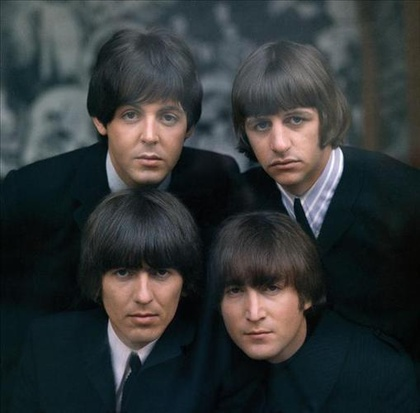
%> input picture hw4/a.jpeg, 420 x 413 px, shrunk from 509 x 500 before the run
$ octave --eval "result = dct_lh(imread('../hw4/a.jpeg'));"   (GNU Octave 9; MATLAB toolbox functions it lacks are replaced by stand-ins)
%> lines starting %> are read from the running program, lines starting %| are printed output that depends on the picture
function y = dct_lh(x)
%DCT_LH 此处显示有关此函数的摘要
%   此处显示详细说明
load("JpegCoeff.mat");
W=ceil(size(x,2)/8);
%> W = 53
H=ceil(size(x,1)/8);
%> H = 52
extend=padarray(x,[H*8-size(x,1),W*8-size(x,2)],...
    "replicate","post");
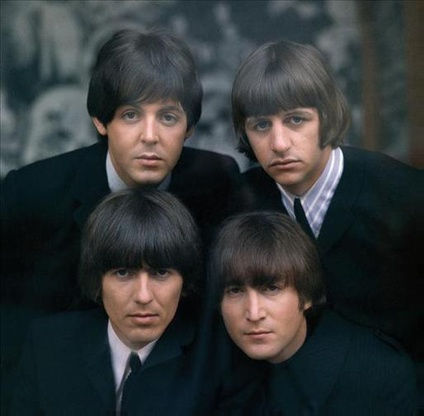
%> extend: size 416x424x3 uint8; mean R, G, B 49.9, 54.5, 55.5
extend=double(extend)-128;
%> extend: size 416x424x3 double
y=zeros(8*H,8*W);
for i=1:1:H
    for j=1:1:W
        t=extend(8*i-7:8*i,8*j-7:8*j);
        y(8*i-7:8*i,8*j-7:8*j)=round(dct2(t)./QTAB);
    end
end
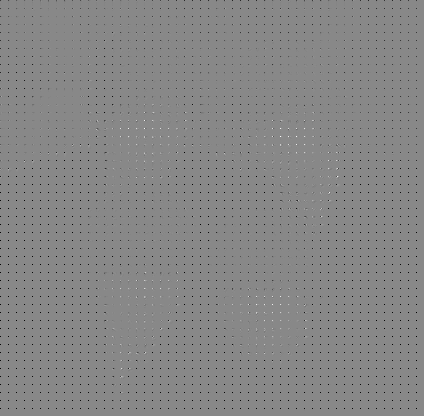
%> y: size 416x424 double; min -63, max 55, mean -0.6; drawn with min black and max white
end
